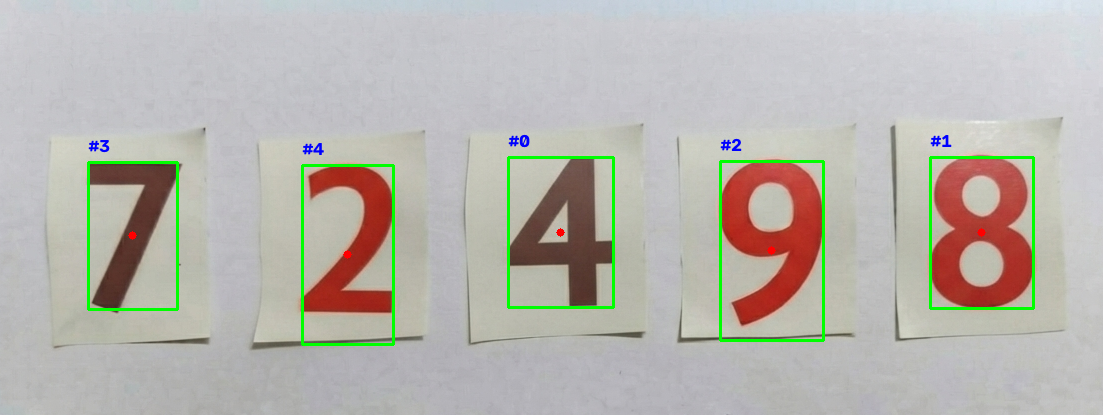
#> input picture dashboard/detections/debug_annotated.png, 1103 x 415 px
$ python detect_cubes.py detections/debug_annotated.png
#> lines starting #> are read from the running program, lines starting #| are printed output that depends on the picture; after the words box and inside, x2 and y2 are one past the last pixel; in counts of white or black regions, pixels touching at a corner belong together
import cv2
import numpy as np
import sys
import os


def contained_ratio(boxA, boxB):
    """Fraction of boxA's area that overlaps boxB."""
    xA1, yA1, wA, hA = boxA
    xB1, yB1, wB, hB = boxB
    xA2, yA2 = xA1 + wA, yA1 + hA
    xB2, yB2 = xB1 + wB, yB1 + hB

    ix1, iy1 = max(xA1, xB1), max(yA1, yB1)
    ix2, iy2 = min(xA2, xB2), min(yA2, yB2)
    iw, ih = max(0, ix2 - ix1), max(0, iy2 - iy1)
    inter = iw * ih

    areaA = wA * hA
    return inter / areaA if areaA > 0 else 0


def detect_cubes(image_path, output_dir="detections", debug=True):
#> called with image_path = 'detections/debug_annotated.png', output_dir = 'detections', debug = True
    if not os.path.exists(image_path):
        raise FileNotFoundError(f"Could not read image: {image_path}")

    img = cv2.imdecode(np.fromfile(image_path, dtype=np.uint8), cv2.IMREAD_COLOR)
#> img is the input picture: shape (415, 1103, 3); mean B, G, R 175.3, 181.7, 184.6
    if img is None:
        raise FileNotFoundError(f"Could not read image: {image_path}")
    os.makedirs(output_dir, exist_ok=True)
    gray = cv2.cvtColor(img, cv2.COLOR_BGR2GRAY)
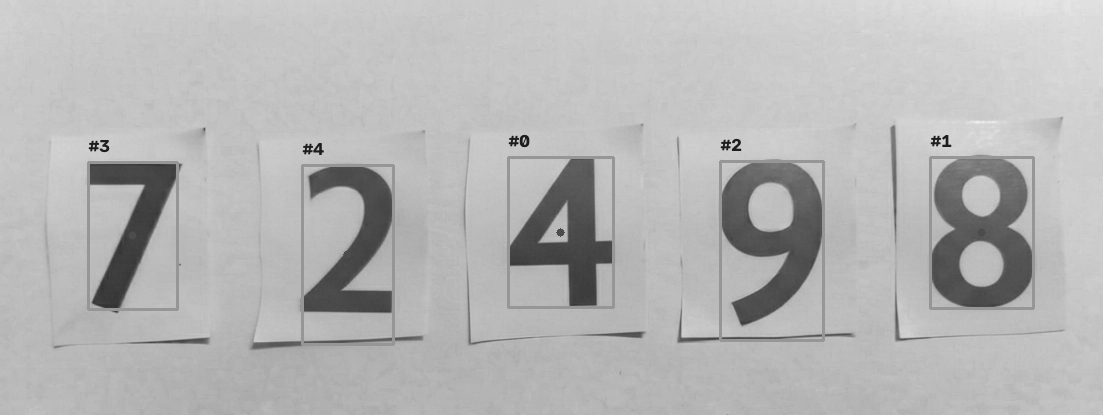
#> gray: shape (415, 1103); min 29, max 240, mean 181.8

    blurred = cv2.GaussianBlur(gray, (5, 5), 0)
    _, thresh = cv2.threshold(
        blurred, 0, 255, cv2.THRESH_BINARY_INV + cv2.THRESH_OTSU
    )
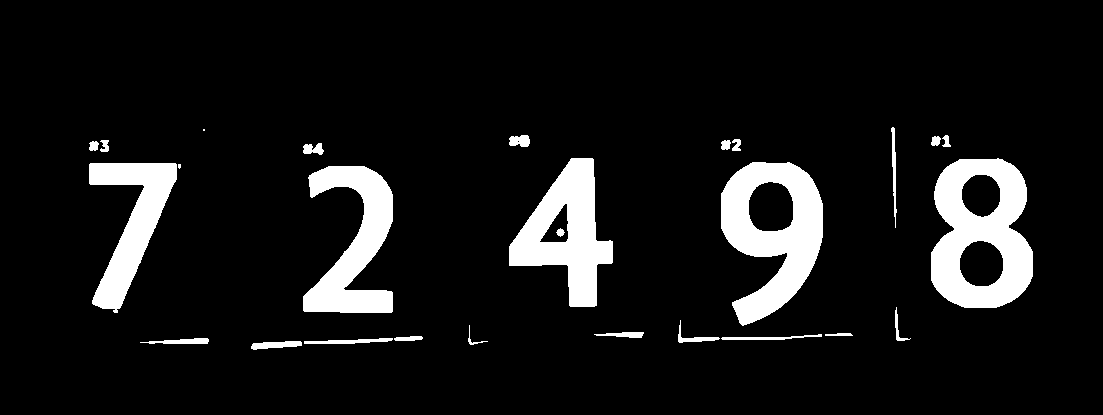
#> thresh: shape (415, 1103); 9.1% white; 27 white regions (2 under 20 px), largest, box (x1, y1, x2, y2) and area: (931, 158, 1033, 308) 9679, (721, 162, 823, 326) 9076, (509, 158, 613, 307) 7512

    kernel = np.ones((15, 15), np.uint8)
    clean = cv2.morphologyEx(thresh, cv2.MORPH_CLOSE, kernel, iterations=2)
#> clean: shape (415, 1103); 10.9% white; 11 white regions (1 under 20 px), largest, box (x1, y1, x2, y2) and area: (931, 135, 1033, 308) 12158, (678, 139, 853, 343) 11768, (251, 143, 423, 350) 10279
    clean = cv2.morphologyEx(clean, cv2.MORPH_OPEN, kernel, iterations=1)
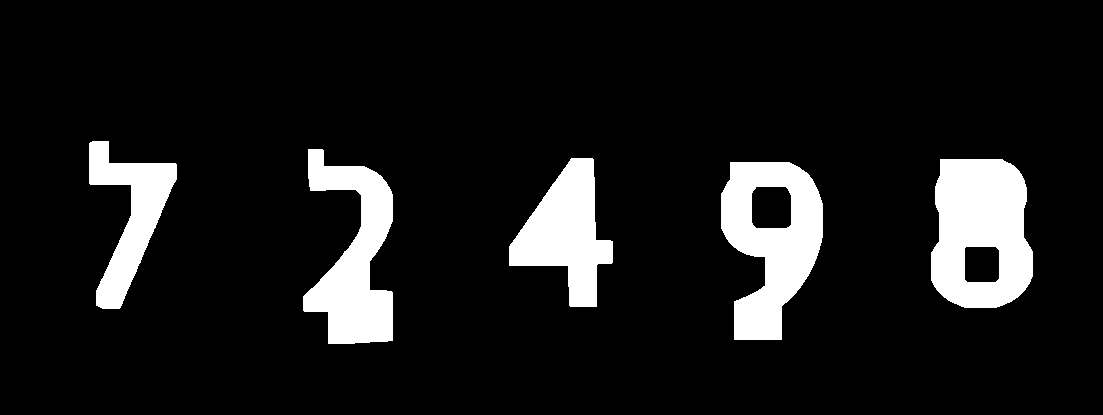
#> clean: shape (415, 1103); 10.2% white; 5 white regions

    contours, _ = cv2.findContours(
        clean, cv2.RETR_EXTERNAL, cv2.CHAIN_APPROX_SIMPLE
    )
#> contours = 5 contours; box (x1, y1, x2, y2) and area: (931, 159, 1033, 308) 12792, (721, 162, 823, 340) 12258, (303, 149, 393, 344) 9280, (509, 158, 613, 307) 7906, (89, 141, 177, 309) 6018

    MIN_AREA = 300
    MAX_AREA = 200000
    CONTAINMENT_THRESHOLD = 0.6  # drop a box if >60% of its area sits inside a bigger box

    # Pass 1: collect all valid boxes (area-filtered, not yet dedup'd)
    raw_boxes = []
    for cnt in contours:
        area = cv2.contourArea(cnt)
        if area < MIN_AREA or area > MAX_AREA:
            continue
        x, y, w, h = cv2.boundingRect(cnt)
        raw_boxes.append((x, y, w, h, area))
#> this loop made 5 passes
#> (area, x, y, w, h) on passes 1 to 5: (12258, 721, 162, 102, 178), (12792, 931, 159, 102, 149), (7906.5, 509, 158, 104, 149), (9279.5, 303, 149, 90, 195), (6017.5, 89, 141, 88, 168)
#> after the loop, raw_boxes = [(721, 162, 102, 178, 12258), (931, 159, 102, 149, 12792), (509, 158, 104, 149, 7906.5), (303, 149, 90, 195, 9279.5), (89, 141, 88, 168, 6017.5)]

    # Pass 2: drop stray/duplicate boxes that are mostly contained inside a larger box
    # (e.g. a serif or flourish on a digit that gets picked up as its own tiny contour)
    raw_boxes.sort(key=lambda b: b[4], reverse=True)  # largest first
    kept_boxes = []
    for x, y, w, h, area in raw_boxes:
        is_duplicate = any(
            contained_ratio((x, y, w, h), kb) > CONTAINMENT_THRESHOLD
            for kb in kept_boxes
        )
        if not is_duplicate:
            kept_boxes.append((x, y, w, h))
#> this loop made 5 passes
#> (x, y, w, h, area) on passes 2 to 5: (721, 162, 102, 178, 12258), (303, 149, 90, 195, 9279.5), (509, 158, 104, 149, 7906.5), (89, 141, 88, 168, 6017.5)
#> after the loop, kept_boxes = [(931, 159, 102, 149), (721, 162, 102, 178), (303, 149, 90, 195), (509, 158, 104, 149), (89, 141, 88, 168)]

    # Restore left-to-right/top-to-bottom-ish original ordering isn't guaranteed here;
    # keep sorted-by-area order dropped, instead re-sort kept_boxes by original detection
    # order (top-to-bottom, then left-to-right) for stable, readable IDs.
    kept_boxes.sort(key=lambda b: (b[1], b[0]))

    # Pass 3: build final cube_info list, crop, save, and annotate
    cubes = []
    for i, (x, y, w, h) in enumerate(kept_boxes):
        cx, cy = x + w // 2, y + h // 2
        digit_crop = img[y:y + h, x:x + w]

        cube_info = {
            "id": i,
            "bbox": (x, y, w, h),
            "centroid_px": (cx, cy),
            "digit_crop": digit_crop,
        }
        cubes.append(cube_info)

        crop_path = os.path.join(output_dir, f"cube_{i}_digit.png")
        cv2.imwrite(crop_path, digit_crop)

        if debug:
            cv2.rectangle(img, (x, y), (x + w, y + h), (0, 255, 0), 2)
            cv2.circle(img, (cx, cy), 4, (0, 0, 255), -1)
            cv2.putText(
                img, f"#{i}", (x, y - 10),
                cv2.FONT_HERSHEY_SIMPLEX, 0.6, (255, 0, 0), 2
            )
#> this loop made 5 passes
#> (x, y, w, h, cx, cy) on passes 1 to 5: (89, 141, 88, 168, 133, 225), (303, 149, 90, 195, 348, 246), (509, 158, 104, 149, 561, 232), (931, 159, 102, 149, 982, 233), (721, 162, 102, 178, 772, 251)
#> pass 1, in detect_cubes, `digit_crop = img[y:y + h, x:x + w]`:
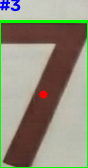
#> digit_crop: shape (168, 88, 3); mean B, G, R 123.8, 143.1, 145.7
#> pass 2, in detect_cubes, `digit_crop = img[y:y + h, x:x + w]`:
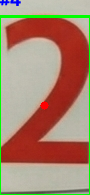
#> digit_crop: shape (195, 90, 3); mean B, G, R 109.8, 132.2, 168.1
#> pass 3, in detect_cubes, `digit_crop = img[y:y + h, x:x + w]`:
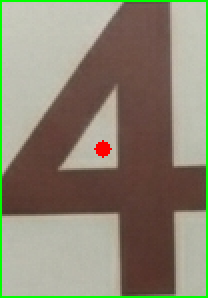
#> digit_crop: shape (149, 104, 3) (shown 2 times larger); mean B, G, R 114, 133.1, 139.2
#> after the loop:
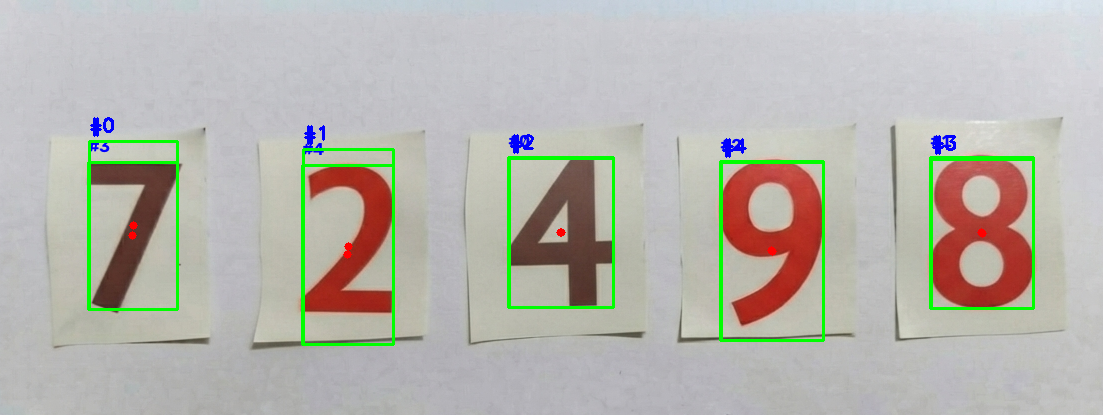
#> img: shape (415, 1103, 3); 0.68% of pixels changed, all inside (x1, y1, x2, y2) = (88, 117, 1032, 343)
#> after the loop, cubes = 5 items

    if debug:
        debug_path = os.path.join(output_dir, "debug_annotated.png")
        cv2.imwrite(debug_path, img)
        thresh_path = os.path.join(output_dir, "debug_threshold.png")
        cv2.imwrite(thresh_path, clean)
        print(f"Saved annotated image to {debug_path}")
#| Saved annotated image to detections/debug_annotated.png
        print(f"Saved threshold mask to {thresh_path} (check this if detection looks off)")
#| Saved threshold mask to detections/debug_threshold.png (check this if detection looks off)

    print(f"Detected {len(cubes)} cube(s).")
#| Detected 5 cube(s).
    for c in cubes:
        print(f"  cube #{c['id']}: bbox={c['bbox']}  centroid(px)={c['centroid_px']}")
#> this loop made 5 passes
#|   cube #0: bbox=(89, 141, 88, 168)  centroid(px)=(133, 225)
#|   cube #1: bbox=(303, 149, 90, 195)  centroid(px)=(348, 246)
#|   cube #2: bbox=(509, 158, 104, 149)  centroid(px)=(561, 232)
#|   cube #3: bbox=(931, 159, 102, 149)  centroid(px)=(982, 233)
#|   cube #4: bbox=(721, 162, 102, 178)  centroid(px)=(772, 251)

    return cubes


if __name__ == "__main__":
    if len(sys.argv) != 2:
        print("Usage: python3 detect_cubes.py path/to/photo.jpg")
        sys.exit(1)

    detect_cubes(sys.argv[1])

$ run again, with dashboard/detections/cube_0_digit.png copied over dashboard/detections/debug_annotated.png
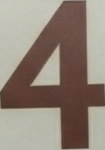
#> input picture dashboard/detections/cube_0_digit.png, 105 x 150 px
#> in detect_cubes, img is the input picture: shape (150, 105, 3); mean B, G, R 120.5, 131.9, 145.4
#> in detect_cubes, `_, thresh = cv2.threshold( blurred, 0, 255, cv2.THRESH_BINARY_INV + cv..`:
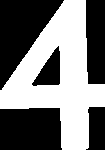
#> thresh: shape (150, 105); 47.2% white; 1 white region, box (x1, y1, x2, y2) and area: (0, 0, 105, 150) 7438
#> clean: shape (150, 105); 52.6% white; 4 black regions
#> contours = 1 contour; box (x1, y1, x2, y2) and area: (0, 0, 105, 150) 8054
#> the loop in detect_cubes, `for cnt in contours:` made 1 pass
#> (area, x, y, w, h) on pass 1: (8054.5, 0, 0, 105, 150)
#> after the loop in detect_cubes, `for cnt in contours:`: raw_boxes = [(0, 0, 105, 150, 8054.5)]
#> the loop in detect_cubes, `for x, y, w, h, area in raw_boxes:` made 1 pass
#> after the loop in detect_cubes, `for x, y, w, h, area in raw_boxes:`: kept_boxes = [(0, 0, 105, 150)]
#> the loop in detect_cubes, `for i, (x, y, w, h) in enumerate(kept_boxes):` made 1 pass
#> (x, y, w, h, cx, cy) on pass 1: (0, 0, 105, 150, 52, 75)
#> after the loop in detect_cubes, `for i, (x, y, w, h) in enumerate(kept_boxes):`:
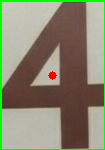
#> img: shape (150, 105, 3); 5.11% of pixels changed, all inside (x1, y1, x2, y2) = (0, 0, 105, 150)
#> after the loop in detect_cubes, `for i, (x, y, w, h) in enumerate(kept_boxes):`: cubes = 1 item
#| Saved annotated image to detections/debug_annotated.png
#| Saved threshold mask to detections/debug_threshold.png (check this if detection looks off)
#| Detected 1 cube(s).
#> the loop in detect_cubes, `for c in cubes:` made 1 pass
#|   cube #0: bbox=(0, 0, 105, 150)  centroid(px)=(52, 75)
